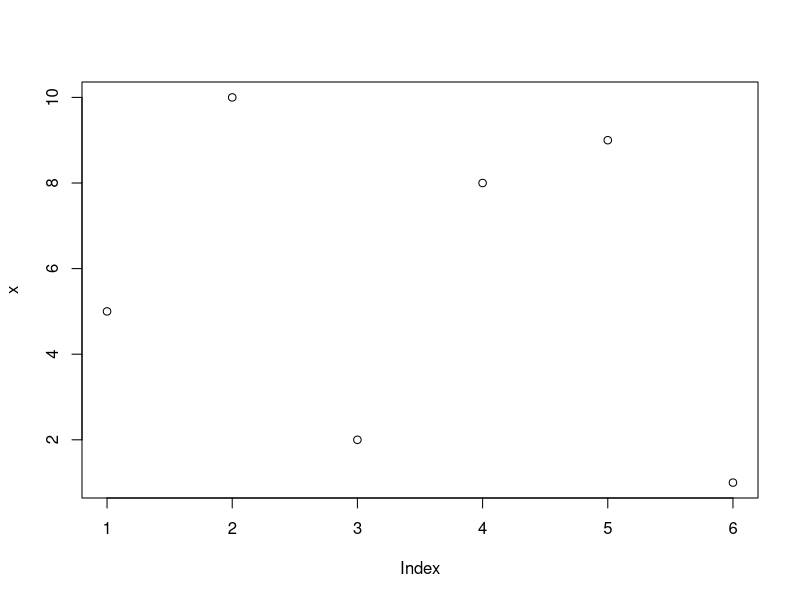
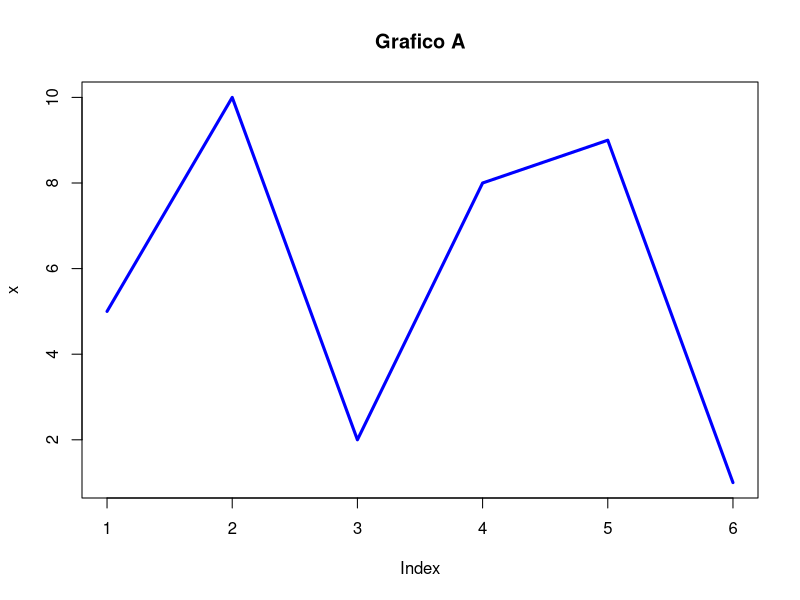

R code for these plots, in order:
#########Practica de Introduccion a RStudio
###

###Calculos Aritmeticos

a <- 8
b <- 4
c <- 7

e <- a*b*c


U <- (a-c)/log(b)

#Eliminar Comandos
rm(a,b)

####generar un objeto como vector de columna
x <- c(5,10,2,8,9,1)
x

y <- c(2,4,9,12,25,42)
y



########calcular la media, la varianza, el maximo, el minimo o la longitud del vector
mean(x)
var(x)
max(x)
min(x)
length(x)


###generar secuecnias
a <- c(1:30)
a
b <- c(18:56)
b

####### asignacion de nombres

names(x) <- c("cinco","diez","dos","ocho","nueve","uno")
x

######graficos en plot
plot(x)
help("plot")
#####color, titulo, grosor
plot(x,type = "l", lwd=3, col="blue", main="Grafico A")


#####ejemplo de modelo de regresion simple
y1 <- c(12,25,26,31,38,48,52)  ####consumo
x2 <- c(15,35,42,38,45,59,58)  ####ingreso

install.packages("lmtest")
library(lmtest)

lm(y1~x2)
 
summary(lm(y1~x2))










